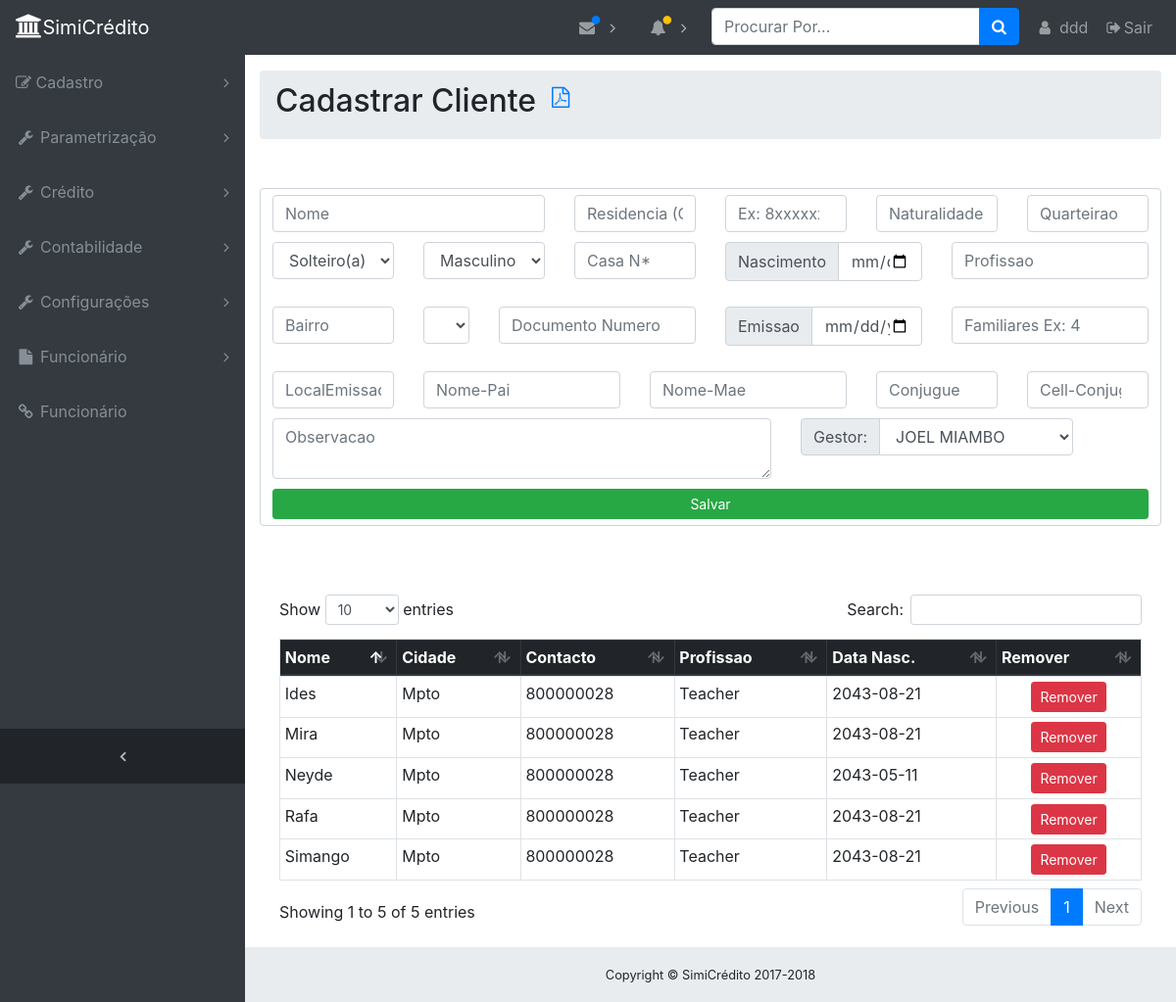
The page /cadastroCliente.php (signed in) on the database its author committed.
### tables this page shows
CREATE TABLE `tab_cliente` (
  `IdCliente` int(10) NOT NULL,
  `Sexo` varchar(15) DEFAULT NULL,
  `Nome` varchar(100) DEFAULT NULL,
  `DataNascimento` date DEFAULT NULL,
  `Naturalidade` varchar(50) DEFAULT NULL,
  `Cidade` varchar(50) DEFAULT NULL,
  `Bairro` varchar(50) DEFAULT NULL,
  `Quarteirao` varchar(10) DEFAULT NULL,
  `CasaNumero` int(50) DEFAULT NULL,
  `ContactoCliente` varchar(20) DEFAULT NULL,
  `Estado` varchar(100) DEFAULT NULL,
  `TipoDocu` varchar(20) DEFAULT NULL,
  `Documento` varchar(50) DEFAULT NULL,
  `DataEmissao` date DEFAULT NULL,
  `LocalEmissao` varchar(50) DEFAULT NULL,
  `MembrosFamiliares` int(4) DEFAULT NULL,
  `Profissao` varchar(100) DEFAULT NULL,
  `Observacao` varchar(250) DEFAULT NULL,
  `NomePai` varchar(100) DEFAULT '-------',
  `NomeMae` varchar(100) DEFAULT '-------',
  `Conjugue` varchar(100) DEFAULT '-------',
  `ContactoConjugue` varchar(20) DEFAULT '80000000',
  `DataReg` timestamp NULL DEFAULT NULL,
  `IdUsuario` int(10) DEFAULT NULL,
  `IdGestor` int(11) DEFAULT NULL
);

### cadastroCliente.php (the view, shortened to what this page needs)
<?php
include_once('dbcon.php');
require_once 'header.php';
$resultGestor = mysqli_query($conn, "SELECT * FROM tb_gestor");
$results = mysqli_query($conn, "SELECT * FROM tab_cliente");
?>
<?php require_once 'header.php'; ?>
<ol class="breadcrumb">
    <li class="breadcrumb-item">
        <h2>Cadastrar Cliente</h2>
    </li>
<a href="Relatorios/rCliente.php" class=" fa fa-file-pdf-o fa-lg btn-link btn-lg" target="_blank"></a>
</ol>
<div style="width: auto; margin: 50px auto;">
    <form method="post" action="<?php echo htmlspecialchars($_SERVER['PHP_SELF']); ?>">
        <div class="form-control">
            <div style="margin-bottom: 10px" class="row">
                <div class="col-sm-4"><input type="text" name="Nome" class="form-control" placeholder="Nome" required>
                </div>
                <div class="col-sm-2"><input type="text" name="Cidade" class="form-control" placeholder="Residencia (Cidade)" required></div>
                <div class="col-sm-2"><input type="number" min="800000000" max="899999999" name="ContactoCliente" class="form-control" placeholder="Ex: 8xxxxxxxx" autocomplete="off" required></div>
                <div class="col-sm-2"><input type="text" name="Naturalidade" class="form-control input-sm""
                    placeholder="Naturalidade" required>
                </div>
                <div class="col-sm-2"><input type="number" name="Quarteirao" min="1" max="9999" class="form-control"
                                             placeholder="Quarteirao N°" required></div>
            </div>
            <div style="margin-bottom: 10px" class="row">
                <div class="col-sm-2"><select id="Estado" name="Estado" class="form-control">
                        <option value="Solteiro(a)">Solteiro(a)</option>
                    </select></div>
                <div class="col-sm-2"><select id="Sexo" name="Sexo" class="form-control">
                        <option value="Masculino">Masculino</option>
                    </select></div>
                <div class="col-sm-2"><input type="number" name="CasaNumero" min="0" max="999999" class="form-control"
                                             placeholder="Casa N*" autocomplete="off" required></div>
                <div class="col-sm-3">
                <div class="input-group mb-3">
                        <div class="input-group-prepend">
                            <span class="input-group-text">Nascimento</span>
                        </div>
                        <input type="date" class="form-control" name="DataNascimento"
                                             placeholder="Data Nascimento"
                                             required>
                    </div>
                </div>
                <div class="col-sm-3"><input type="text" name="Profissao" class="form-control" placeholder="Profissao"
                                             required></div>
            </div>
            <div style="margin-bottom: 10px" class="row">
                <div class="col-sm-2"><input type="text" name="Bairro" class="form-control" placeholder="Bairro"
                                             required></div>
                <div class="col-sm-1"><select class="form-control" name="TipoDocu" required>
                        <option value="BI">BI</option>
                    </select></div>
                <div class="col-sm-3"><input type="text" name="Documento" class="form-control"
                                             placeholder="Documento Numero"
                                             autocomplete="off" required></div>
                <div class="col-sm-3">
                <div class="input-group mb-3">
                        <div class="input-group-prepend">
                            <span class="input-group-text">Emissao</span>
                        </div>
                        <input type="date" name="DataEmissao" class="form-control" required>
                    </div>
                </div>
                <div class="col-sm-3"><input type="number" name="MembrosFamiliares" min="1" max="100"
                                             class="form-control"
                                             placeholder="Familiares Ex: 4" required></div>
            </div>
            <div style="margin-bottom: 10px" class="row">
                <div class="col-sm-2"><input type="text" name="LocalEmissao" class="form-control"
                                             placeholder="LocalEmissao Ex: Maputo" required></div>
                <div class="col-sm-3"><input type="text" name="NomePai" class="form-control" placeholder="Nome-Pai"
                                             required></div>
                <div class="col-sm-3"><input type="text" name="NomeMae" class="form-control" placeholder="Nome-Mae"
                                             required></div>
                <div class="col-sm-2"><input type="text" name="Conjugue" class="form-control" placeholder="Conjugue">
                </div>
                <div class="col-sm-2"><input type="number" name="ContactoConjugue" class="form-control"
                                             placeholder="Cell-Conjugue" autocomplete="off"></div>
            </div>
            <div style="margin-bottom: 10px" class="row">
                <div class="col-sm-7"><textarea class="form-control" name="Observacao" placeholder="Observacao"
                                                style="height:500px width:400"></textarea></div>
                <div class="col-sm-4">
                <div class="input-group mb-3">
                        <div class="input-group-prepend">
                            <label class="input-group-text" for="inputGroupSelect01">Gestor:</label>
                        </div>
                        <select name="IdGestor" class="form-control">
                        <?php while ($row = mysqli_fetch_array($resultGestor)):; ?>
                            <option value="<?php echo $row[0]; ?>">
                                <?php echo $row[1]; ?></option>
                        <?php endwhile; ?>
                    </select>
                    </div>
                </div>
            </div>
            <div class="row">
                <div class="col-sm-12" align="center"><input type="submit" name="btn-salvar " value="Salvar"
                                                             class="btn btn-success btn-block btn-sm"></div>
            </div>
        </div>
    </form>
</div>
</div>
<div class="card-body">
    <div class="table-responsive">
        <table class="table table-bordered table-sm" id="dataTable" width="100%" cellspacing="0">
            <thead class="thead-dark">
            <tr>
                <th>Nome</th>
                <th>Cidade</th>
                <th>Contacto</th>
                <th>Profissao</th>
                <th>Data Nasc.</th>
                <th>Remover</th>
            </tr>
            </thead>
            <tbody>
            <?php while ($row = mysqli_fetch_array($results)) { ?>
                <tr>
                    <td><?php echo $row['Nome']; ?></td>
                    <td><?php echo $row['Cidade']; ?></td>
                    <td><?php echo $row['ContactoCliente']; ?></td>
                    <td><?php echo $row['Profissao']; ?></td>
                    <td><?php echo $row['DataNascimento']; ?></td>
                    <td>
                        <center><a class="btn btn-danger btn-sm"
                                   href="cadastroCliente.php?Remover=<?php echo $row['IdCliente']; ?>">Remover</a>
                        </center>
                    </td>
                </tr>
            <?php } ?>
            </tbody>
        </table>
    </div>
</div>
<?php require_once 'footer.php'; ?>
</body>
</html>

### css/sb-admin.css (style rules this page uses)
html { position: relative; min-height: 100%; }
body { overflow-x: hidden; }
body.sticky-footer { margin-bottom: 56px; }
body.fixed-nav { padding-top: 56px; }

### rows shown on the page
tab_cliente: Nome "Ides", Cidade "Mpto", ContactoCliente "800000028", Profissao "Teacher", DataNascimento "2043-08-21"
tab_cliente: Nome "Rafa", Cidade "Mpto", ContactoCliente "800000028", Profissao "Teacher", DataNascimento "2043-08-21"
tab_cliente: Nome "Neyde", Cidade "Mpto", ContactoCliente "800000028", Profissao "Teacher", DataNascimento "2043-05-11"
tab_cliente: Nome "Mira", Cidade "Mpto", ContactoCliente "800000028", Profissao "Teacher", DataNascimento "2043-08-21"
tab_cliente: Nome "Simango", Cidade "Mpto", ContactoCliente "800000028", Profissao "Teacher", DataNascimento "2043-08-21"

### other values the page prints
$_SESSION['NomeUsuario'] "ddd"
form field IdGestor "JOEL MIAMBO"
